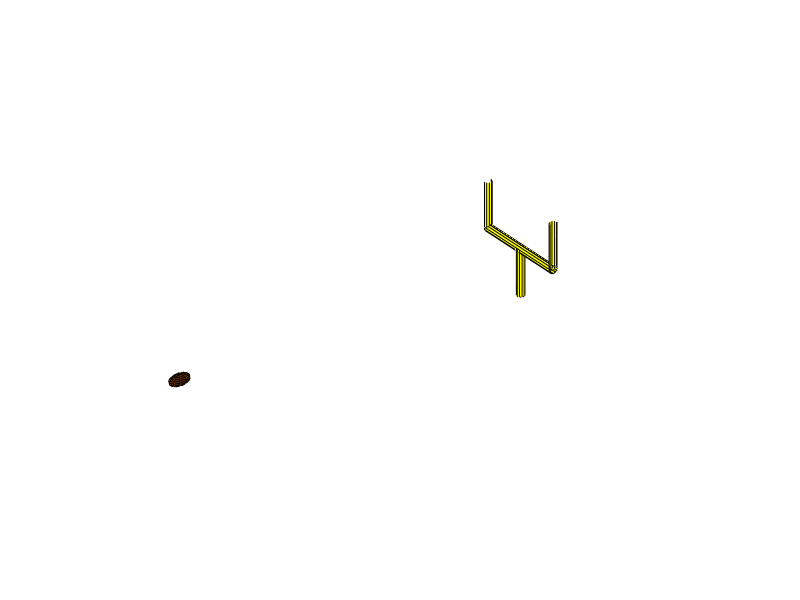

The MATLAB source for this figure: (Note: this script raises an error after producing the figure.)
%%
close all; clear all;clc
ax = axes('XLim',[-25 300],'YLim',[-25 25],'ZLim',[-25 25]);
view(3)
grid off;
axis equal;
axis off
hold on 
whitebg('g')
shg

%%
[x1,y1,z1] = ellipsoid(0,0,0,6,3,3,10);
ball = surface(x1,y1,z1,'FaceColor',[.4 .2 0]);
q = hgtransform('Parent',ax);
set(ball,'Parent',q)

%%
[x2,y2,z2] = cylinder([.08],10);
l = 25;
d = 200;
h(1) = surface(d + l*x2,l*y2,-l*z2,'FaceColor','yellow');
h(2) = surface(d + l*y2,2*l*z2 - l,l*x2,'FaceColor','yellow');
h(3) = surface(d +l*x2,l*y2+l,2*l*z2-1,'FaceColor','yellow');
h(4) = surface(d + l*x2,l*y2-l,2*l*z2-1,'FaceColor','yellow');
p = hgtransform('Parent',ax);
set(h,'Parent',p)

%%
set(gcf,'Renderer','opengl')
drawnow
Rz = eye(4);
Sxy = Rz;


%% 
% setup
velocity = 50;
angle = 35;
vx = velocity*cosd(angle);
vy = velocity*sind(angle);
tmax = (2*vy/9.8)*(9/8);

t = linspace(0,tmax,100);
dy = vy*t + .5*-9.8*t.*t;
dx = vx*t;

xTranslation = vx*t;
yTranslation = 0*xTranslation;
zTranslation = vy*t + .5*-9.8*t.*t;

%%
for i = 1:length(xTranslation)
    translation = makehgtform('translate', [xTranslation(i) yTranslation(i) zTranslation(i)] );
    
    %r = linspace(1,5*pi/3,length(xTranslation));
    r = (vy - (9.8*t))/(vy - (9.8*t(1)));
    
    Rz = makehgtform('yrotate',-r(i));
    
    % Combining the individual transformation
    disp(i)
    set(q,'matrix',translation*Rz);
    pause(.001)
    hold on
end

